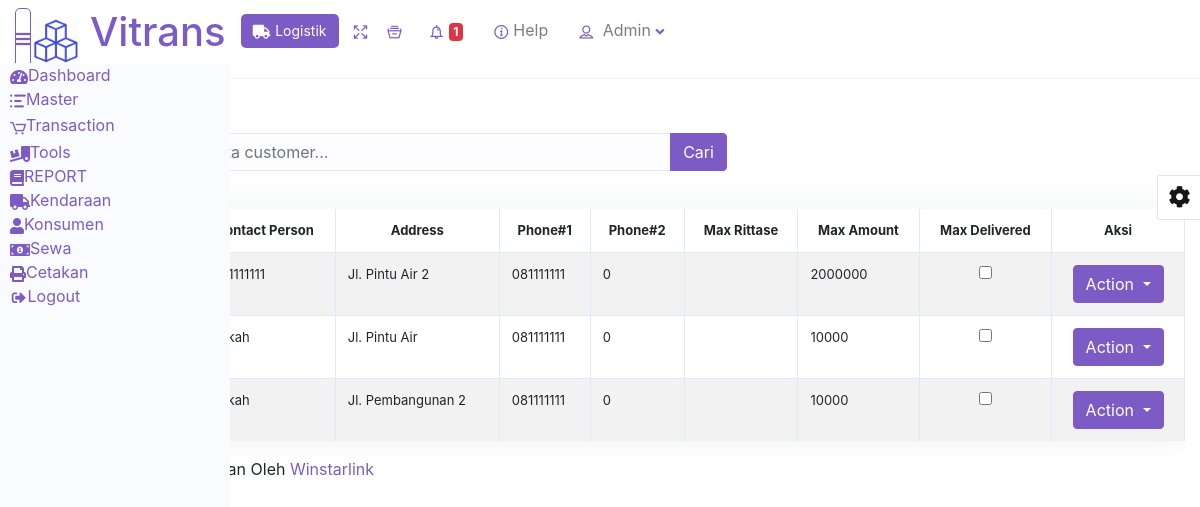
The app's page /index.php/customer with its own data.
### tables this page shows
CREATE TABLE `customer` (
  `id` int(11) NOT NULL,
  `name` varchar(50) NOT NULL,
  `contact_person` varchar(50) NOT NULL,
  `address` varchar(50) NOT NULL,
  `phone` varchar(50) NOT NULL,
  `phone2` varchar(50) NOT NULL,
  `max_ritase` varchar(50) NOT NULL,
  `max_amount` varchar(50) NOT NULL,
  `delivered` varchar(50) NOT NULL
);

### application/controllers/Customer.php (called while the page is built, shortened)
<?php
class Customer extends CI_Controller {
    public function __construct(){
        $this->load->model('M_customer');
        $this->load->library('form_validation');
    }
    public function index(){
        $topik['judul'] = 'Halaman Menu Customer';
        $data['customer'] = $this->M_customer->tampil_customer();
        $this->load->view('templates/header',$topik);
        $this->load->view('customer/index',$data);
        $this->load->view('templates/footer');
    }
}

### index.php (called while the page is built, shortened)
<?php
require_once BASEPATH.'core/CodeIgniter.php';

### application/models/M_customer.php (called while the page is built, shortened)
<?php
class M_customer extends CI_Model
{
    public function tampil_customer(){
        return $this->db->get('customer')->result_array();
    }
}
?>

### application/views/customer/index.php (the view, shortened to what this page needs)
<div class="content-wrapper col-12">
<section class="content-header ml mt-2 auto">
    <div class="row mt-3">
    <div class="ml-3">
        <a href="<?= ('customer/tambah');?>" class="btn btn-primary">Tambah Data</a>
    </div>
    <div class="col-md-6">
        <form action="" method="post">
            <div class="input-group">
            <input type="text" name="keyword" id="" placeholder="Cari Data customer..." class="form-control" autocomplete="off">
            <div class="input-group-append">
                <button type="submit" class="btn btn-primary">Cari</button>
            </div>
            </div>
        </form>
    </div>
</div>
<div style="margin-left:5px">
<div class="">
<div class="table-responsive mt-2">
<table id="mytable" class="table table-striped table-bordered table-hover table-full-width dataTable" cellspacing="0" width="" style="font-size: small;">
        <thead>
            <tr style="text-align:center">
                <th>No.</th>
                <th>Name</th>
                <th>Contact Person</th>
                <th>Address</th>
                <th>Phone#1</th>
                <th>Phone#2</th>
                <th>Max Rittase</th>
                <th>Max Amount</th>
                <th>Max Delivered</th>
                <th>Aksi</th>
            </tr>
        </thead>
        <tbody>
            <?php foreach ($customer as $gaj): ?>
            <tr>
                <td style="text-align:center">
                </td>
                <td>
                </td>
                <td>
                    <?php echo $gaj['contact_person'] ?>
                </td>
                <td>
                    <?php echo $gaj['address'] ?>
                </td>
                <td>
                    <?php echo $gaj['phone'] ?>
                </td>
                <td>
                    <?php echo $gaj['phone2'] ?>
                </td>
                <td>
                </td>
                <td>
                    <?php echo $gaj['max_amount'] ?>
                </td>
                <td style="text-align:center">
                <input type="checkbox" name="" id="" class="checkbox-input">
                </td>
                <td style="text-align:center">
                <div class="btn-group" >
                    <button type="button" class="btn btn-primary dropdown-toggle" data-toggle="dropdown" aria-haspopup="true" aria-expanded="false">
                        Action
                    </button>
                </div>
                </td>
            </tr>
            <?php endforeach; ?>
        </tbody>
    </table>
    </div>
</div>

### assets/cssvitrans.css (style rules this page uses)
.btn-primary { color: color-yiq(#7c5cc4); background-color: #7c5cc4; border-color: #7c5cc4; }
.dataTable { margin-top: 30px; }
.table thead { background-color: #FFF; }
.form-control, .input-group-text, .bootstrap-select.form-control { background-color: #fdfdff; border-color: #e4e6fc; }
.btn-primary { background-color: #7c5cc4; border-color: #7c5cc4; }
.table:not(.permission-table) thead th { border-bottom: none; border-top: none; }
.table td { border-bottom: 1px solid #f5f5f5; }
.table:not(.permission-table) tr:last-child td { border-bottom: none; }
table.dataTable { background-color: #FFF; border-collapse: collapse !important; border-radius: 5px; box-shadow: 0 0 35px 0 rgba(154,161,171,.15); }
.table thead th { border-bottom: 1px solid #e4e6fc }
section { padding: 30px 0; }
.table-bordered td, .table-bordered th { border-color: #e4e6fc }

### records on screen
customer: contact_person "0811111111", address "Jl. Pintu Air 2", phone "081111111", phone2 "0", max_amount "2000000"
customer: address "Jl. Pintu Air", phone "081111111", phone2 "0", max_amount "10000"
customer: address "Jl. Pembangunan 2", phone "081111111", phone2 "0", max_amount "10000"
